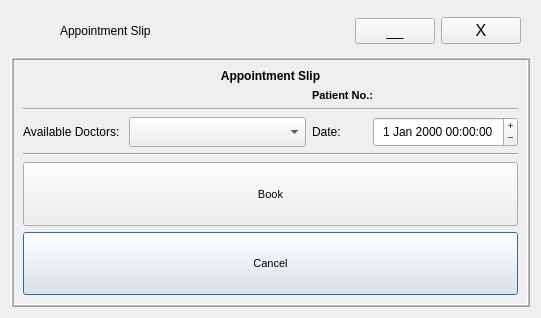
<?xml version="1.0" encoding="UTF-8"?>
<ui version="4.0">
 <class>ApptSlip</class>
 <widget class="QDialog" name="ApptSlip">
  <property name="windowModality">
   <enum>Qt::NonModal</enum>
  </property>
  <property name="geometry">
   <rect>
    <x>0</x>
    <y>0</y>
    <width>541</width>
    <height>318</height>
   </rect>
  </property>
  <property name="sizePolicy">
   <sizepolicy hsizetype="Fixed" vsizetype="Fixed">
    <horstretch>0</horstretch>
    <verstretch>0</verstretch>
   </sizepolicy>
  </property>
  <property name="mouseTracking">
   <bool>true</bool>
  </property>
  <property name="tabletTracking">
   <bool>true</bool>
  </property>
  <property name="windowTitle">
   <string>Appointment Slip</string>
  </property>
  <property name="windowOpacity">
   <double>1.000000000000000</double>
  </property>
  <property name="autoFillBackground">
   <bool>true</bool>
  </property>
  <property name="modal">
   <bool>true</bool>
  </property>
  <layout class="QGridLayout" name="gridLayout">
   <item row="0" column="1">
    <widget class="QFrame" name="frame">
     <property name="sizePolicy">
      <sizepolicy hsizetype="Preferred" vsizetype="Fixed">
       <horstretch>0</horstretch>
       <verstretch>0</verstretch>
      </sizepolicy>
     </property>
     <property name="maximumSize">
      <size>
       <width>16777215</width>
       <height>16777215</height>
      </size>
     </property>
     <property name="frameShape">
      <enum>QFrame::NoFrame</enum>
     </property>
     <property name="frameShadow">
      <enum>QFrame::Plain</enum>
     </property>
     <layout class="QHBoxLayout" name="horizontalLayout_3">
      <property name="sizeConstraint">
       <enum>QLayout::SetMinAndMaxSize</enum>
      </property>
      <property name="leftMargin">
       <number>3</number>
      </property>
      <property name="topMargin">
       <number>0</number>
      </property>
      <property name="rightMargin">
       <number>8</number>
      </property>
      <property name="bottomMargin">
       <number>0</number>
      </property>
      <item>
       <layout class="QGridLayout" name="gridLayout_13">
        <item row="0" column="2">
         <layout class="QHBoxLayout" name="horizontalLayout_6">
          <property name="rightMargin">
           <number>1</number>
          </property>
          <item>
           <widget class="QPushButton" name="miniBtn">
            <property name="sizePolicy">
             <sizepolicy hsizetype="Fixed" vsizetype="Fixed">
              <horstretch>0</horstretch>
              <verstretch>0</verstretch>
             </sizepolicy>
            </property>
            <property name="font">
             <font>
              <family>Tahoma</family>
              <pointsize>11</pointsize>
             </font>
            </property>
            <property name="cursor">
             <cursorShape>PointingHandCursor</cursorShape>
            </property>
            <property name="mouseTracking">
             <bool>true</bool>
            </property>
            <property name="tabletTracking">
             <bool>true</bool>
            </property>
            <property name="autoFillBackground">
             <bool>true</bool>
            </property>
            <property name="styleSheet">
             <string notr="true"/>
            </property>
            <property name="text">
             <string>__</string>
            </property>
            <property name="autoDefault">
             <bool>false</bool>
            </property>
            <property name="flat">
             <bool>false</bool>
            </property>
           </widget>
          </item>
          <item>
           <widget class="QPushButton" name="exitBtn">
            <property name="sizePolicy">
             <sizepolicy hsizetype="Fixed" vsizetype="Fixed">
              <horstretch>0</horstretch>
              <verstretch>0</verstretch>
             </sizepolicy>
            </property>
            <property name="maximumSize">
             <size>
              <width>16777215</width>
              <height>16777215</height>
             </size>
            </property>
            <property name="font">
             <font>
              <family>MS Shell Dlg 2</family>
              <pointsize>12</pointsize>
             </font>
            </property>
            <property name="cursor">
             <cursorShape>PointingHandCursor</cursorShape>
            </property>
            <property name="mouseTracking">
             <bool>true</bool>
            </property>
            <property name="tabletTracking">
             <bool>true</bool>
            </property>
            <property name="layoutDirection">
             <enum>Qt::LeftToRight</enum>
            </property>
            <property name="autoFillBackground">
             <bool>true</bool>
            </property>
            <property name="text">
             <string>X</string>
            </property>
            <property name="autoDefault">
             <bool>false</bool>
            </property>
            <property name="flat">
             <bool>false</bool>
            </property>
           </widget>
          </item>
         </layout>
        </item>
        <item row="0" column="1">
         <widget class="QLabel" name="label_29">
          <property name="sizePolicy">
           <sizepolicy hsizetype="Expanding" vsizetype="Preferred">
            <horstretch>0</horstretch>
            <verstretch>0</verstretch>
           </sizepolicy>
          </property>
          <property name="text">
           <string>Appointment Slip</string>
          </property>
          <property name="wordWrap">
           <bool>true</bool>
          </property>
          <property name="margin">
           <number>7</number>
          </property>
         </widget>
        </item>
        <item row="0" column="0">
         <widget class="QLabel" name="logo">
          <property name="sizePolicy">
           <sizepolicy hsizetype="Fixed" vsizetype="Fixed">
            <horstretch>0</horstretch>
            <verstretch>0</verstretch>
           </sizepolicy>
          </property>
          <property name="minimumSize">
           <size>
            <width>40</width>
            <height>40</height>
           </size>
          </property>
          <property name="text">
           <string/>
          </property>
          <property name="pixmap">
           <pixmap>Sefa logo2.png</pixmap>
          </property>
          <property name="scaledContents">
           <bool>true</bool>
          </property>
         </widget>
        </item>
       </layout>
      </item>
     </layout>
    </widget>
   </item>
   <item row="1" column="1">
    <widget class="QFrame" name="bgLayer">
     <property name="sizePolicy">
      <sizepolicy hsizetype="Preferred" vsizetype="Expanding">
       <horstretch>0</horstretch>
       <verstretch>0</verstretch>
      </sizepolicy>
     </property>
     <property name="autoFillBackground">
      <bool>true</bool>
     </property>
     <property name="frameShape">
      <enum>QFrame::Box</enum>
     </property>
     <property name="frameShadow">
      <enum>QFrame::Raised</enum>
     </property>
     <property name="midLineWidth">
      <number>1</number>
     </property>
     <layout class="QGridLayout" name="gridLayout_2">
      <item row="6" column="0" colspan="7">
       <widget class="QPushButton" name="cancelBtn">
        <property name="sizePolicy">
         <sizepolicy hsizetype="Expanding" vsizetype="Expanding">
          <horstretch>0</horstretch>
          <verstretch>0</verstretch>
         </sizepolicy>
        </property>
        <property name="font">
         <font>
          <family>Tahoma</family>
          <pointsize>8</pointsize>
         </font>
        </property>
        <property name="text">
         <string>Cancel</string>
        </property>
       </widget>
      </item>
      <item row="0" column="0" colspan="7">
       <widget class="QLabel" name="label_3">
        <property name="font">
         <font>
          <family>Tahoma</family>
          <pointsize>9</pointsize>
          <weight>75</weight>
          <bold>true</bold>
         </font>
        </property>
        <property name="text">
         <string>Appointment Slip</string>
        </property>
        <property name="alignment">
         <set>Qt::AlignCenter</set>
        </property>
        <property name="wordWrap">
         <bool>true</bool>
        </property>
        <property name="margin">
         <number>5</number>
        </property>
       </widget>
      </item>
      <item row="3" column="0">
       <widget class="QLabel" name="label">
        <property name="text">
         <string>Available Doctors: </string>
        </property>
        <property name="margin">
         <number>5</number>
        </property>
       </widget>
      </item>
      <item row="3" column="5" colspan="2">
       <widget class="QDateTimeEdit" name="scheduledTime">
        <property name="sizePolicy">
         <sizepolicy hsizetype="Expanding" vsizetype="Fixed">
          <horstretch>0</horstretch>
          <verstretch>0</verstretch>
         </sizepolicy>
        </property>
        <property name="minimumSize">
         <size>
          <width>0</width>
          <height>30</height>
         </size>
        </property>
        <property name="wrapping">
         <bool>true</bool>
        </property>
        <property name="alignment">
         <set>Qt::AlignCenter</set>
        </property>
        <property name="buttonSymbols">
         <enum>QAbstractSpinBox::PlusMinus</enum>
        </property>
       </widget>
      </item>
      <item row="5" column="0" colspan="7">
       <widget class="QPushButton" name="bookBtn">
        <property name="sizePolicy">
         <sizepolicy hsizetype="Expanding" vsizetype="Expanding">
          <horstretch>0</horstretch>
          <verstretch>0</verstretch>
         </sizepolicy>
        </property>
        <property name="font">
         <font>
          <family>Tahoma</family>
          <pointsize>8</pointsize>
         </font>
        </property>
        <property name="text">
         <string>Book</string>
        </property>
       </widget>
      </item>
      <item row="3" column="1" colspan="3">
       <widget class="QComboBox" name="docLists">
        <property name="sizePolicy">
         <sizepolicy hsizetype="Expanding" vsizetype="Fixed">
          <horstretch>0</horstretch>
          <verstretch>0</verstretch>
         </sizepolicy>
        </property>
        <property name="minimumSize">
         <size>
          <width>150</width>
          <height>30</height>
         </size>
        </property>
       </widget>
      </item>
      <item row="4" column="0" colspan="7">
       <widget class="Line" name="line">
        <property name="sizePolicy">
         <sizepolicy hsizetype="Expanding" vsizetype="Fixed">
          <horstretch>0</horstretch>
          <verstretch>0</verstretch>
         </sizepolicy>
        </property>
        <property name="orientation">
         <enum>Qt::Horizontal</enum>
        </property>
       </widget>
      </item>
      <item row="2" column="0" colspan="7">
       <widget class="Line" name="line_2">
        <property name="sizePolicy">
         <sizepolicy hsizetype="Expanding" vsizetype="Fixed">
          <horstretch>0</horstretch>
          <verstretch>0</verstretch>
         </sizepolicy>
        </property>
        <property name="orientation">
         <enum>Qt::Horizontal</enum>
        </property>
       </widget>
      </item>
      <item row="3" column="4">
       <widget class="QLabel" name="label_2">
        <property name="text">
         <string>Date:</string>
        </property>
        <property name="margin">
         <number>5</number>
        </property>
       </widget>
      </item>
      <item row="1" column="4" colspan="3">
       <layout class="QHBoxLayout" name="horizontalLayout">
        <item>
         <widget class="QLabel" name="label_4">
          <property name="sizePolicy">
           <sizepolicy hsizetype="Fixed" vsizetype="Preferred">
            <horstretch>0</horstretch>
            <verstretch>0</verstretch>
           </sizepolicy>
          </property>
          <property name="font">
           <font>
            <family>Tahoma</family>
            <pointsize>8</pointsize>
            <weight>75</weight>
            <bold>true</bold>
           </font>
          </property>
          <property name="text">
           <string>Patient No.:</string>
          </property>
          <property name="wordWrap">
           <bool>true</bool>
          </property>
          <property name="margin">
           <number>5</number>
          </property>
         </widget>
        </item>
        <item>
         <widget class="QLabel" name="cardNum">
          <property name="font">
           <font>
            <family>Tahoma</family>
            <pointsize>8</pointsize>
           </font>
          </property>
          <property name="text">
           <string/>
          </property>
         </widget>
        </item>
       </layout>
      </item>
     </layout>
    </widget>
   </item>
  </layout>
 </widget>
 <resources/>
 <connections/>
</ui>
